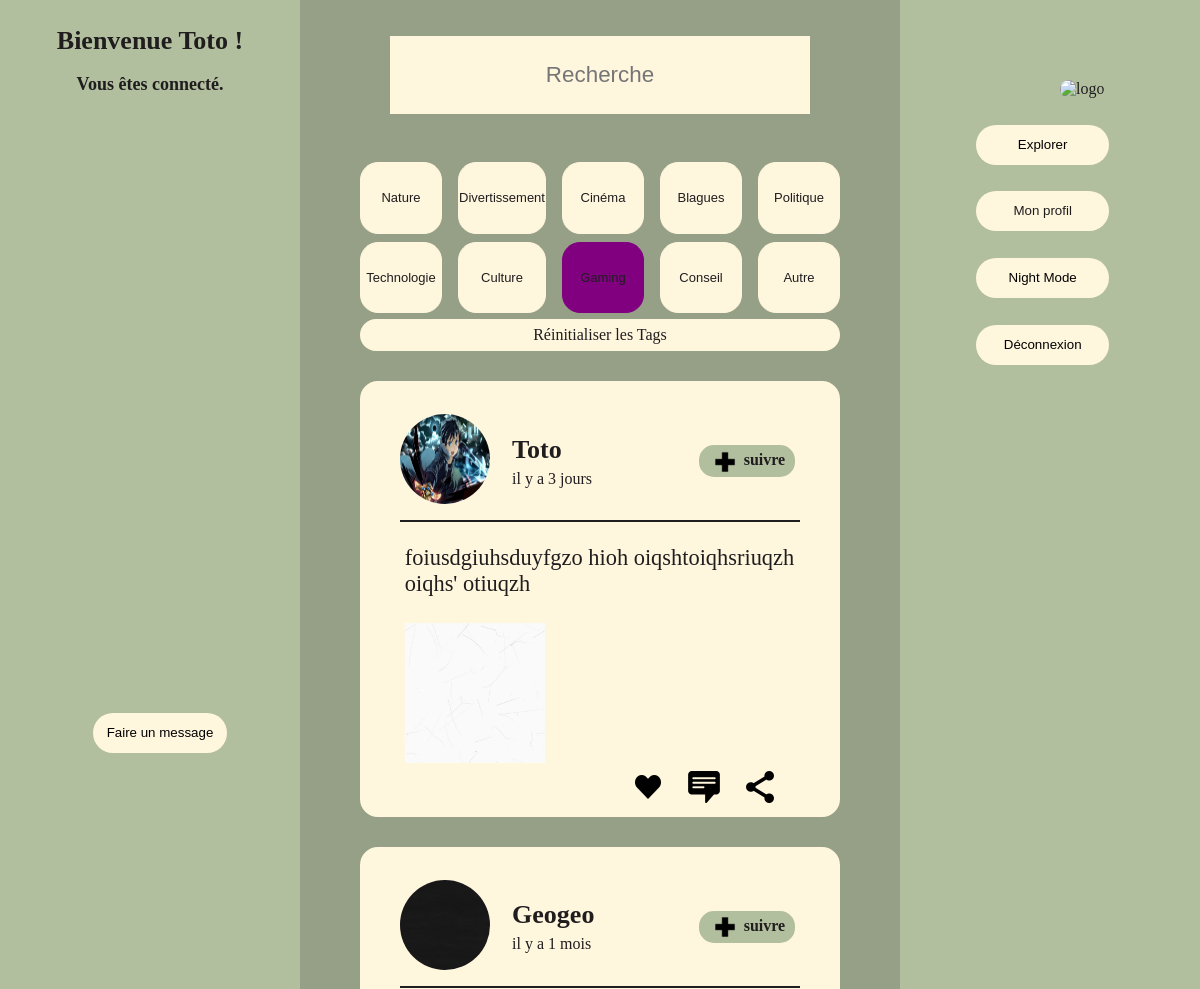
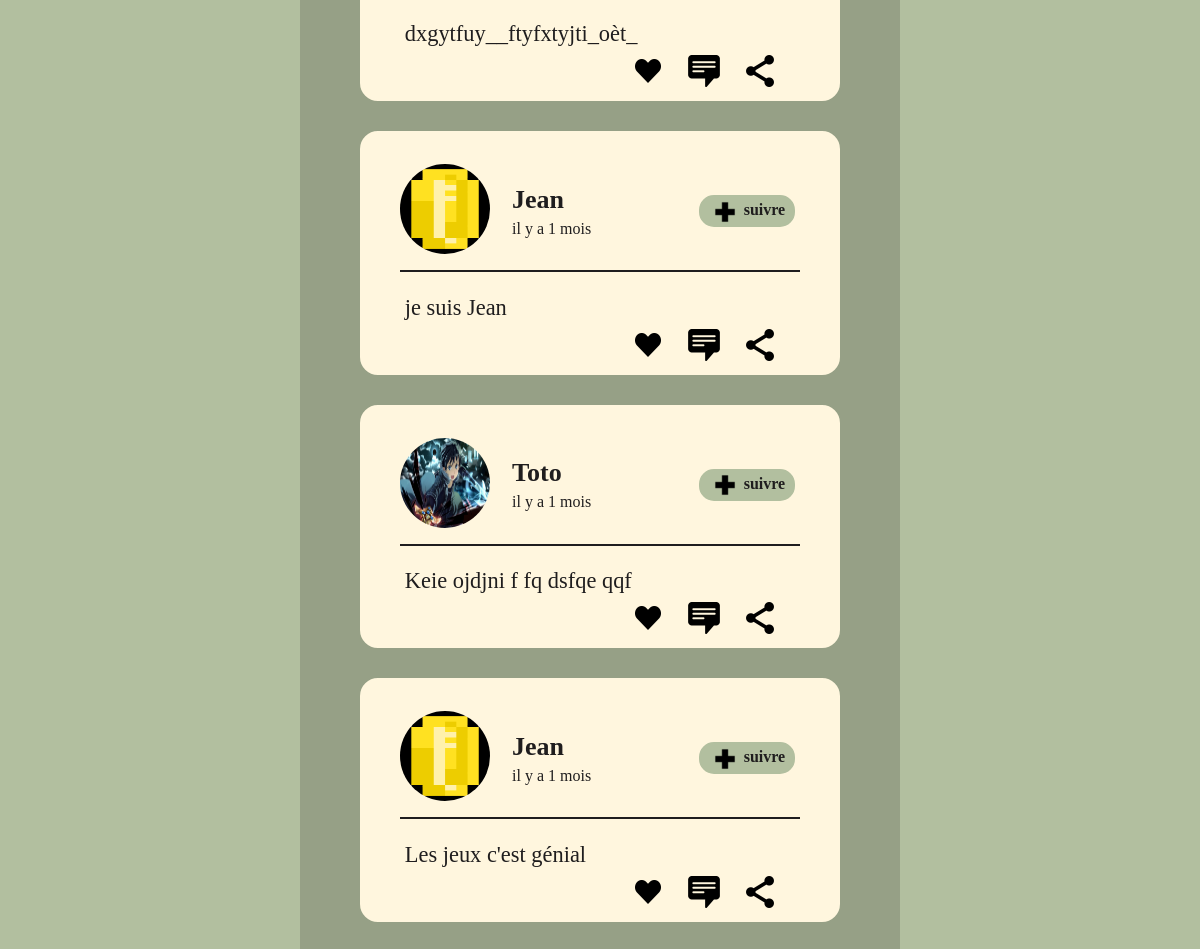
Screenshot of /connecter.php?tag=Gaming (signed in) with the database file from the repository (2 pictures, top to bottom).
### tables this page shows
CREATE TABLE `users` (
  `users_id` int NOT NULL,
  `users_nom` text NOT NULL,
  `users_pseudo` text NOT NULL,
  `users_biographie` text NOT NULL,
  `users_mail` text NOT NULL,
  `users_mdp` text NOT NULL,
  `users_photo` text,
  `users_salt` text NOT NULL,
  `users_pdp` text NOT NULL,
  `users_bannière` text NOT NULL
);

CREATE TABLE `tweet` (
  `tweet_id` int NOT NULL,
  `tweet_user_id` int NOT NULL DEFAULT '1',
  `tweet_nom` text NOT NULL,
  `tweet_contenu` text NOT NULL,
  `tweet_tag` text NOT NULL,
  `tweet_date` datetime NOT NULL,
  `tweet_media` text NOT NULL
);

### Traitement/afficher_date_relative.php (called while the page is built)
<?php
function afficher_date_relative($date) {
    $now = new DateTime();
    $date = DateTime::createFromFormat('Y-m-d H:i:s', $date);
    $diff = $now->diff($date);
    if ($diff->y > 0) {
        return "il y a ".$diff->y." an".($diff->y > 1 ? "s" : "");
    } elseif ($diff->m > 0) {
        return "il y a ".$diff->m." mois";
    } elseif ($diff->d > 0) {
        return "il y a ".$diff->d." jour".($diff->d > 1 ? "s" : "");
    } elseif ($diff->h > 0) {
        return "il y a ".$diff->h." heure".($diff->h > 1 ? "s" : "");
    } elseif ($diff->i > 0) {
        return "il y a ".$diff->i." minute".($diff->i > 1 ? "s" : "");
    } else {
        return "il y a quelques secondes";
    }
}
?>

### Traitement/infousers.php (called while the page is built, shortened)
<?php
require 'ConnexiontoBDD.php';
$user_mail = $_SESSION['mail'];
$stmt = $conn->prepare("SELECT * FROM users WHERE users_mail = :user_mail");
$stmt->bindParam(':user_mail', $user_mail);
$stmt->execute();
if ($stmt->rowCount() > 0) {
    $user = $stmt->fetch(PDO::FETCH_ASSOC);
} else {
    die("Vous n'êtes pas connecté, veuillez vous connecter ou vous inscrire puis réessayer");
}
?>

### connecter.php (the view, shortened to what this page needs)
<?php
require_once 'Traitement/ConnexiontoBDD.php';
require_once 'Traitement/infousers.php';
if (isset($_GET['tag'])) {
    require 'Traitement/afficher_date_relative.php';
    $nomtag = $_GET['tag'];
    $sql = "SELECT * FROM tweet WHERE tweet_tag = :nomtag ORDER BY tweet_date DESC";
    $result = $conn->prepare($sql);
    $result->execute(['nomtag' => $nomtag]);
    $tweets_html = "";
        if ($result->rowCount() > 0) {
            while ($row = $result->fetch(PDO::FETCH_ASSOC)) {
                $pseudo = $row["tweet_nom"];
                $contenu = $row["tweet_contenu"];
                $media = $row["tweet_media"];
                $date_creation = $row["tweet_date"];
                $date_diff = afficher_date_relative($date_creation);
                $sql = "SELECT users_pdp FROM users WHERE users_pseudo = :pseudo";
                $stmt = $conn->prepare($sql);
                $stmt->execute(['pseudo' => $pseudo]);
                $users = $stmt->fetch(PDO::FETCH_ASSOC);
                if (!empty($users['users_pdp'])) {
                    $media_pdp = $users['users_pdp'];
                } else {
                    $media_pdp = 'Media/PhotoProfil/Base.jpg';
                }
                $tweets_html .= "<div class='message messagesuivant'>";
                $tweets_html .= "<div class='entete'>";
                $tweets_html .= "<div><img src='". $media_pdp ."' alt='Photo de profil' class='image-ronde'></div>";
                $tweets_html .= "<div class='nomheure'> <h2><a href='profil.php?pseudo=" . urlencode($pseudo) . "'>" .$pseudo . "</a></h2> <br>" . $date_diff . "</div>";
                $tweets_html .= "<div class='suivre'> <img src='Image/Logo_plus.png' alt='logo plus'> <p>suivre</p></div>";
                $tweets_html .= "</div>";
                $tweets_html .= "<div class='texte'>";
                $tweets_html .= "<p>" .htmlspecialchars($contenu). "</p>";
                if ($media == "") {
                } else {
                    $tweets_html .= "<br><div class='container_media'> <img class='media' src='".$media ."'> </div>";
                }
                $tweets_html .= "</div>";
                $tweets_html .= "<div class='logo'>";
                $tweets_html .= "<img src='Image/Logo_coeur.png' alt='logo de coeur'>";
                $tweets_html .= "<img src='Image/Logo_reponse.png' alt='logo de reponse'>";
                $tweets_html .= "<img src='Image/Logo_partage.png' alt='logo de partage'>";
                $tweets_html .= "</div>";
                $tweets_html .= "</div>";
            }
        } else {
            $tweets_html .= "<p class='nothing'> Il n'y a pas de résultats correspondant à votre demande</p>";
        }
} else {
    require_once 'Traitement/affichagetweet.php';
}
?>
<!DOCTYPE html>
<html lang="fr">
<head>
    <link rel="stylesheet" href="CSS/style.css">
</head>
<body>
    <div class="wrapper">
        <div class="one">
            <div class="fixed user animation_gauche">
                <h1>Bienvenue <?php echo $user['users_pseudo']; ?> !</h1>
                <h4>Vous êtes connecté.</h4>
                <br>
                <button class="menu faireunmessage popup_tweet">Faire un message</button>
            </div>
        </div>
        <div class="two">
            <div class="unused-class transition">
                <form method="GET" action="recherche.php">
                    <input type="text" name="recherche" placeholder="Recherche" class="recherche">
                </form>
            </div>
            <div class="unused-class2 transition tag">
                <div id="Nature">
                    <form action="connecter.php" method="GET">
                        <button class="box nature tag-button" data-tag="Nature"  type="submit">Nature </button>
                    </form>
                </div>
                <div id="Divertissement">
                    <form action="connecter.php" method="GET">
                        <button class="box divertissement tag-button" data-tag="Divertissement" type="submit">Divertissement </button>
                    </form>
                </div>
                <div id="Cinéma">
                    <form action="connecter.php" method="GET">
                        <button class="box cinema tag-button" data-tag="Cinéma" type="submit">Cinéma </button>
                    </form>
                </div>
                <div id="Blagues">
                    <form action="connecter.php" method="GET">
                        <button class="box blagues tag-button" data-tag="Blagues" type="submit">Blagues </button>
                    </form>
                </div>
                <div id="Politique">
                    <form action="connecter.php" method="GET">
                        <button class="box politique tag-button" data-tag="Politique" type="submit">Politique </button>
                    </form>
                </div>
                <div id="Technologie">
                    <form action="connecter.php" method="GET">
                        <button class="box technologie tag-button" data-tag="Technologie" type="submit">Technologie </button>
                    </form>
                </div>
                <div id="Culture">
                    <form action="connecter.php" method="GET">
                        <button class="box culture tag-button" data-tag="Culture" type="submit">Culture </button>
                    </form>
                </div>
                <div id="Gaming">
                    <form action="connecter.php" method="GET">
                        <button class="box gaming tag-button" data-tag="Gaming" type="submit">Gaming </button>
                    </form>
                </div>
                <div id="Conseil">
                    <form action="connecter.php" method="GET">
                        <button class="box conseil tag-button" data-tag="Conseil" type="submit">Conseil </button>
                    </form>
                </div>
                <div id="Autre">
                    <form action="connecter.php" method="GET">
                        <button class="box autre tag-button" data-tag="Autre" type="submit">Autre </button>
                    </form>
                </div>
            </div>
            <a href="connecter.php"> <div class="reset">Réinitialiser les Tags </div></a>
            <div class="unused-class3 transition_inverse">
            <?php echo $tweets_html; ?>
            </div>
                <br><br><br>
        </div>
        <div class="three">
            <div class="fixed">
                <div class="display">
                    <div>
                        <a href="connecter.php"><img src="Image/Logo.jpg" alt="logo" class="image-ronde" id="logo"></a>
                    </div>
                    <div>
                        <a href="connecter.php"><button class="menu">Explorer</button></a>
                    </div>
                    <div>
                        <button class="menu"><a href="profil.php?pseudo=<?php echo urlencode($user['users_pseudo']); ?>">Mon profil</a></button>
                    </div>
                    <div>
                        <button id="dark-mode-toggle2" class="menu">Night Mode</button>
                    </div>
                    <div>
                        <form action="Traitement/deconnexion.php" method="POST">
                            <button class="menu" type="submit">Déconnexion</button>
                        </form>
                    </div>
                </div>
            </div>
        </div>
    </div>
</body>
</html>

### CSS/style.css (style rules this page uses)
.wrapper { display: grid; grid-template-columns: 1fr 2fr 1fr; height: 1080px; }
.one, .three { background-color: var(--main-bg-color_13); }
.user { width: 25%; }
.animation_gauche { animation-name: transition_gauche; animation-duration: 5s; }
.one h4, .one h1 { text-align: center; margin-top: 1em; }
.two { background-color: var(--main-bg-color_2); }
.recherche { background-color: var(--main-button-color) !important; width: 70%; height: 3.5em; font-size: 1.4em; text-align: center; display: block; margin: 6% auto; color: var(--main-color); }
#logo { margin-left: 26em; margin-top: 5em; }
.menu { background-color: var(--main-button-color); border-radius: 25px; margin-left: 20.7em; margin-top: 2em; width: 16em; height: 4em; text-align: center; vertical-align:middle; line-height: 3em; border: none; }
.faireunmessage { margin-top: 45em; margin-left: 9em; }
@media screen and (min-width: 1200px) and (max-width: 1919px) { #logo { margin-left: 10em; } }
@media screen and (min-width: 1200px) and (max-width: 1919px) { .menu { margin-left: 5.7em; width: 10em; height: 3em; } }
@media screen and (min-width: 1200px) and (max-width: 1919px) { .faireunmessage { margin-top: 45em; margin-left: 7em; } }
@media screen and (min-width: 1200px) and (max-width: 1919px) { .user h1 { font-size: 26px; } }
@media screen and (min-width: 1200px) and (max-width: 1919px) { .user h4 { font-size: 18px; } }

### CSS/composants/tag.css (style rules this page uses)
.tag { margin-top: 3em; display: grid; grid-column-gap: 1em; grid-row-gap: 0.5em; grid-template-columns: 1fr 1fr 1fr 1fr 1fr; text-align: center; margin-left: 10%; margin-right: 10%; }
.box { border-radius: 18px; background-color: var(--main-button-color); border: 1px solid var(--main-button-color); height: 5.5em; width: 100%; vertical-align:middle; line-height: 4em; color: var(--main-color); font-size: 15px; transition: all 1s ease-out; }
.reset { border-radius: 18px; background-color: var(--main-button-color); margin-top: 1%; margin-left: 10%; margin-right: 10%; height: 2em; vertical-align:middle; line-height: 2em; text-align: center; }
@media screen and (min-width: 1200px) and (max-width: 1919px) { .box { font-size: 13px; } }

### CSS/composants/message.css (style rules this page uses)
.message { border: 2px solid var(--main-button-color); margin-top: 8%; margin-left: 10%; margin-right: 10%; border-radius: 18px; background-color: var(--main-button-color); color: var(--main-color); }
.image-ronde { width: 90px; height: 90px; border: none; border-radius: 45px; }
.entete { display: grid; grid-template-columns: 7em 1fr 1fr; margin-top: 4%; margin-left: 8%; margin-right: 8%; height: 7.5em; align-items: center; border-bottom: 2px solid var(--main-color); }
.suivre { background-color: var(--main-bg-color_13); border: 2px solid var(--main-bg-color_13); border-radius: 15px; height: 2em; width: 6em; text-align: end; margin-left: 80%; }
.suivre img { height: 3em; width: 3em; margin-top: -0.6em; margin-right: 3em; }
.suivre p { margin-top: -2.4em; font-weight: bolder; margin-right: 0.5em; }
.nomheure h2 { margin-bottom: -0.5em; font-weight: 800; font-size: xx-large; }
.texte { margin-left: 9%; margin-right: 9%; margin-top: 1em; font-size: 1.4em; font-weight: 200; }
.logo { padding: 1.5em; margin-left: 70%; }
.logo img { width: 2em; height: 2em; margin-left: 1.5em; }
.messagesuivant { margin-top: 3%; }
.container_media { height: 200px; }
.media { max-height: 100%; width: auto; }
@media screen and (min-width: 1200px) and (max-width: 1919px) { .logo { padding: 0.5em; margin-left: 50%; } }
@media screen and (min-width: 1200px) and (max-width: 1919px) { .suivre { margin-left: 30%; } }
@media screen and (min-width: 1200px) and (max-width: 1919px) { .nomheure h2 { margin-bottom: -0.5em; font-weight: 800; font-size: 26px; } }
@media screen and (min-width: 1200px) and (max-width: 1919px) { .messagesuivant { margin-top: 5%; } }
@media screen and (min-width: 1200px) and (max-width: 1919px) { .container_media { height: 140px; } }

### CSS/composants/popup.css (style rules this page uses)
.recherche { background-color: var(--main-bg-color_13); line-height: 1.5em ; width: 45% ; margin-bottom: 1em !important; border: none !important; }

### CSS/composants/setup.css (style rules this page uses)
* { margin: 0; padding: 0; box-sizing: border-box; }
a { text-decoration: none !important; color: var(--main-color) !important; }
.fixed { position: fixed !important; }
body { font-family: commission; color: var(--main-color); cursor: default; }
:root { --main-bg-color_2: #96A086; --main-bg-color_13: #B2BF9F; --main-button-color: #FFF6DE; --main-color: #1F1D1E; }

### rows the page displays
users: users_pseudo "Toto"
tweet: users.users_pdp (picture), tweet_nom "Toto", tweet_date "il y a 3 jours", tweet_contenu "foiusdgiuhsduyfgzo hioh oiqshtoiqhsriuqzh oiqhs' otiuqzh", tweet_media (picture)
tweet: users.users_pdp (picture), tweet_nom "Geogeo", tweet_date "il y a 1 mois", tweet_contenu "dxgytfuy__ftyfxtyjti_oèt_"
tweet: users.users_pdp (picture), tweet_nom "Jean", tweet_date "il y a 1 mois", tweet_contenu "je suis Jean"
tweet: users.users_pdp (picture), tweet_nom "Toto", tweet_date "il y a 1 mois", tweet_contenu "Keie ojdjni f fq dsfqe qqf"
tweet: users.users_pdp (picture), tweet_nom "Jean", tweet_date "il y a 1 mois", tweet_contenu "Les jeux c'est génial"
